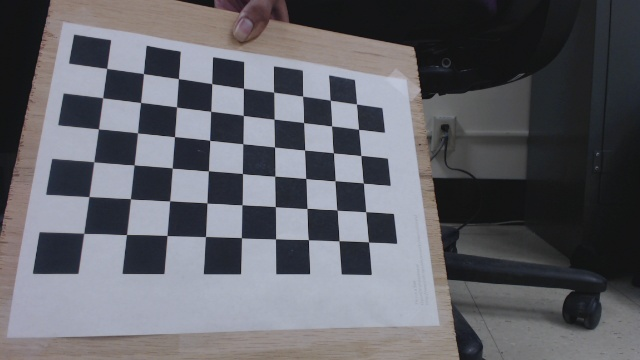
//> input picture intrinsic_right/right10.jpg, 640 x 360 px, given in place of test.jpg, which was not available
$ ./main   (built with g++ and OpenCV 4)
//> lines starting //> are read from the running program, lines starting //| are printed output that depends on the picture; after the words box and inside, x2 and y2 are one past the last pixel; in counts of white or black regions, pixels touching at a corner belong together; pictures that were not available may be replaced by others from this repository, and a replacement may not be noted
### marker.h
#ifndef MARKER_H
#define MARKER_H


class marker
{
public:
    marker();
    int get_xPOS();
    int get_yPOS();
    void set_xPOS(int x);
    void set_yPOS(int y);

private:
    int xPOS, yPOS;
};

#endif // MARKER_H

### main.cpp
#include <sstream>
#include <string>
#include <iostream>
#include <opencv/highgui.h>
#include <opencv/cv.h>
#include <opencv2/opencv.hpp>
#include <opencv2/imgproc/imgproc.hpp>
#include "opencv2/highgui/highgui.hpp"
#include "opencv2/imgproc/imgproc.hpp"
#include <stdio.h>
#include <stdlib.h>
#include "marker.h"
#include <vector>

using namespace cv;
using namespace std;

//initial min and max HSV filter values.
//these will be changed using trackbars
static int H_MIN = 0;
static int H_MAX = 256;
static int S_MIN = 0;
static int S_MAX = 256;
static int V_MIN = 0;
static int V_MAX = 256;
//default capture width and height
const int FRAME_WIDTH = 640;
const int FRAME_HEIGHT = 480;
//max number of objects to be detected in frame
const int MAX_NUM_OBJECTS=50;
//minimum and maximum object area
const int MIN_OBJECT_AREA = 40*40;
const int MAX_OBJECT_AREA = static_cast<int>(FRAME_HEIGHT*FRAME_WIDTH/1.5);
//names that will appear at the top of each window
const string windowName = "Original Image";
const string windowName1 = "HSV Image";
const string windowName2 = "Thresholded Image";
const string windowName3 = "After Morphological Operations";
const string trackbarWindowName = "Trackbars";
void on_trackbar( int, void* )
{//This function gets called whenever a
    // trackbar position is changed
}
string intToString(int number){
    std::stringstream ss;
    ss << number;
    return ss.str();
}
void createTrackbars(){
    //create window for trackbars

    namedWindow(trackbarWindowName,0);
    //create memory to store trackbar name on window
    char TrackbarName[50];
    sprintf( TrackbarName, "H_MIN", H_MIN);
    sprintf( TrackbarName, "H_MAX", H_MAX);
    sprintf( TrackbarName, "S_MIN", S_MIN);
    sprintf( TrackbarName, "S_MAX", S_MAX);
    sprintf( TrackbarName, "V_MIN", V_MIN);
    sprintf( TrackbarName, "V_MAX", V_MAX);
    //create trackbars and insert them into window
    //3 parameters are: the address of the variable that is changing when the trackbar is moved(eg.H_LOW),
    //the max value the trackbar can move (eg. H_HIGH),
    //and the function that is called whenever the trackbar is moved(eg. on_trackbar)
    //                                  ---->    ---->     ---->
    createTrackbar( "H_MIN", trackbarWindowName, &H_MIN, H_MAX, on_trackbar );
    createTrackbar( "H_MAX", trackbarWindowName, &H_MAX, H_MAX, on_trackbar );
    createTrackbar( "S_MIN", trackbarWindowName, &S_MIN, S_MAX, on_trackbar );
    createTrackbar( "S_MAX", trackbarWindowName, &S_MAX, S_MAX, on_trackbar );
    createTrackbar( "V_MIN", trackbarWindowName, &V_MIN, V_MAX, on_trackbar );
    createTrackbar( "V_MAX", trackbarWindowName, &V_MAX, V_MAX, on_trackbar );

    //mark has hue 12-40 (apox.), set position of trackbar
    setTrackbarPos("H_MIN", trackbarWindowName, 17); //12*360/255
    setTrackbarPos("H_MAX", trackbarWindowName, 57); //40*360/255
}
void drawObject(vector<marker> markers,Mat &frame){
    unsigned int i=0;
    for(i=0;i <markers.size();i++)
    {
        int x=markers.at(i).get_xPOS();
        int y=markers.at(i).get_yPOS();
        cv::circle(frame,cv::Point(x,y),10,cv::Scalar(0,0,255));
        cv::putText(frame,intToString(x)+ " , " + intToString(y),cv::Point(x,y+20),1,1,Scalar(0,255,0));
    }
}
void morphOps(Mat &thresh){

    //create structuring element that will be used to "dilate" and "erode" image.
    //the element chosen here is a 3px by 3px rectangle

    Mat erodeElement = getStructuringElement( MORPH_RECT,Size(3,3));
    //dilate with larger element so make sure object is nicely visible
    Mat dilateElement = getStructuringElement( MORPH_RECT,Size(8,8));

    erode(thresh,thresh,erodeElement);
    erode(thresh,thresh,erodeElement);


    dilate(thresh,thresh,dilateElement);
    dilate(thresh,thresh,dilateElement);

}
void trackFilteredObject(Mat threshold,Mat HSV, Mat &cameraFeed){

    vector<marker> markers;

    Mat temp;
    threshold.copyTo(temp);
    //these two vectors needed for output of findContours
    vector< vector<Point> > contours;
    vector<Vec4i> hierarchy;
    //find contours of filtered image using openCV findContours function
    //temp=image input, contours = output array of arrays of points, hierarchy=array output of parent and child(?), mode, method
    findContours(temp,contours,hierarchy,CV_RETR_CCOMP,CV_CHAIN_APPROX_SIMPLE );
    //use moments method to find our filtered object
    double refArea = 0;
    bool objectFound = false;
    if (hierarchy.size() > 0) {
        unsigned int numObjects = hierarchy.size();
        //if number of objects greater than MAX_NUM_OBJECTS we have a noisy filter
        if(numObjects<MAX_NUM_OBJECTS){

            for (int index = 0; index >= 0; index = hierarchy[index][0]) {

                Moments moment = moments((cv::Mat)contours[index]);
                double area = moment.m00;
                //refArea = arcLength(contours,true);

                Point2f center;
                float radius = 0;
                minEnclosingCircle(contours[index], center, radius); //does this work?
//https://docs.opencv.org/3.4/d3/dc0/group__imgproc__shape.html#ga8d26483c636be6b35c3ec6335798a47c
                circle(temp, center, cvRound(radius), Scalar(0, 255, 255), 1, LINE_AA);
                imshow( "circles", temp );

                //if the area is less than 20 px by 20px then it is probably just noise
                //if the area is the same as the 3/2 of the image size, probably just a bad filter
                //we only want the object with the largest area so we safe a reference area each
                //iteration and compare it to the area in the next iteration.

                if(area>MIN_OBJECT_AREA){
                    marker mark;
                    mark.set_xPOS(moment.m10/area);
                    mark.set_yPOS(moment.m01/area);

                    markers.push_back(mark);

                    objectFound = true;

                }else objectFound = false;


            }
            //let user know you found an object
            if(objectFound ==true){
                //draw object location on screen
                drawObject(markers, cameraFeed);}

        }else putText(cameraFeed,"TOO MUCH NOISE! ADJUST FILTER",Point(0,50),1,2,Scalar(0,0,255),2);
    }
}

int main()
{
    bool usingVideo = false; //if false, using image (make sure you change the path)
    bool calibrationMode = false; //if we would like to calibrate our filter values, set to true.

    //Matrix to store each frame of the webcam feed

    if(usingVideo)
    {
        Mat cameraFeed;
        Mat threshold;
        Mat HSV;

        if(calibrationMode){
            //create slider bars for HSV filtering
            createTrackbars();
        }
        //video capture object to acquire webcam feed
        VideoCapture capture(0);
        //open capture object at location zero (default location for webcam)
        if(!capture.isOpened())
        {
            cout << "Problem opening camera main.cpp:166";
            return 0;
        }
        //set height and width of capture frame
        capture.set(CV_CAP_PROP_FRAME_WIDTH,FRAME_WIDTH);
        capture.set(CV_CAP_PROP_FRAME_HEIGHT,FRAME_HEIGHT);


        //start an infinite loop where webcam feed is copied to cameraFeed matrix
        //all of our operations will be performed within this loop
        int stop=0;
        while (0==stop){
            //store image to matrix
            if(!capture.read(cameraFeed))
            {
                cout << "couldnt read feed";
                continue;
            }
            //convert frame from BGR to HSV colorspace
            cvtColor(cameraFeed,HSV,COLOR_BGR2HSV);

            if(calibrationMode==true){
                //if in calibration mode, we track objects based on the HSV slider values.
                cvtColor(cameraFeed,HSV,COLOR_BGR2HSV);
                inRange(HSV,Scalar(H_MIN,S_MIN,V_MIN),Scalar(H_MAX,S_MAX,V_MAX),threshold);
                morphOps(threshold);
                imshow(windowName2,threshold);
                trackFilteredObject(threshold,HSV,cameraFeed);
            }

            //show frames
            //imshow(windowName2,threshold);

            imshow(windowName,cameraFeed);
            //imshow(windowName1,HSV);

            //image will not appear without this waitKey() command
            switch(waitKey(0))//listen for 10ms for a key to be pressed and so that screen can refresh
            {
            case 27:
                //'esc' has been pressed (ASCII value for 'esc' is 27)
                //exit program.
                cout << "esc has been pressed\n";
                stop=1;
                break;
            }
        }
    }


    else //not using video
    {
        Mat inputImage = cv::imread("/home/bruno/Desktop/test.jpg");
//> inputImage is the input picture: 360 rows x 640 cols, CV_8UC3; mean B, G, R 104.4, 98, 97.5
        Mat HSV;
        Mat threshold;

        if(!inputImage.empty())
        {
            imshow("Display Image", inputImage);
        }
        else
        {
            cout << "\nNo image found\n";
            return 0;
        }

        //waitKey(0);

        cvtColor(inputImage,HSV,COLOR_BGR2HSV);
//> HSV: 360 rows x 640 cols, CV_8UC3; mean H, S, V 89.3, 33.3, 107.1

        createTrackbars(); //these dont work on images (static) but has values for orange hue
        //if in calibration mode, we track objects based on the HSV slider values.
        cvtColor(inputImage,HSV,COLOR_BGR2HSV);
        inRange(HSV,Scalar(H_MIN,S_MIN,V_MIN),Scalar(H_MAX,S_MAX,V_MAX),threshold);
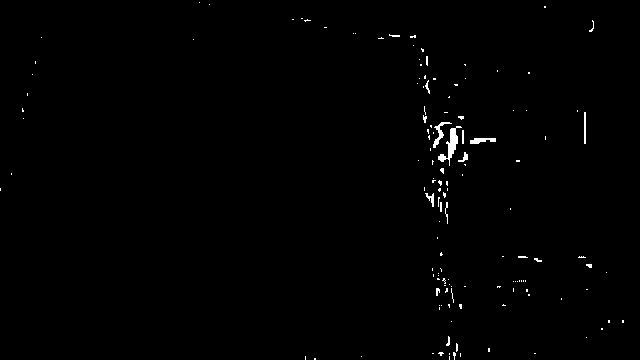
//> threshold: 360 rows x 640 cols, CV_8UC1; 0.65% white; 138 white regions (123 under 20 px), largest, box (x1, y1, x2, y2) and area: (438, 126, 462, 166) 278, (433, 122, 452, 148) 128, (470, 138, 496, 144) 107
        morphOps(threshold);
//> in morphOps, `dilate(thresh,thresh,dilateElement);`:
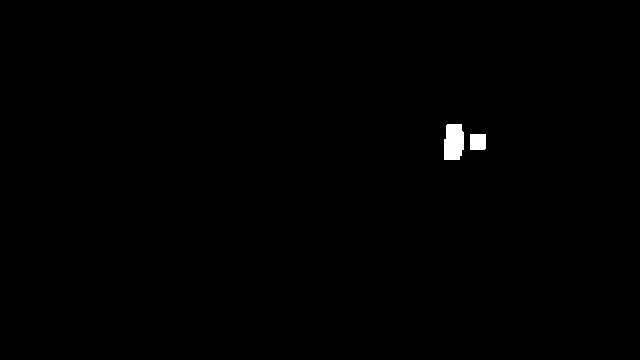
//> thresh: 360 rows x 640 cols, CV_8UC1; 0.39% white; 2 white regions
        imshow(windowName2,threshold);
        trackFilteredObject(threshold,HSV,inputImage);
//> in trackFilteredObject, `findContours(temp,contours,hierarchy,CV_RETR_CCOMP,CV_CHAIN_APPROX_SIM..`: contours = 2 contours; box (x1, y1, x2, y2) and area: (444, 124, 464, 160) 594, (470, 134, 486, 150) 224
//> in trackFilteredObject, `unsigned int numObjects = hierarchy.size();`: numObjects = 2
//> the loop in trackFilteredObject, `for (int index = 0; index >= 0; index = hierarchy[index][0])` made 2 passes
//> (area, center, radius) on passes 1 to 2: (224.5, Point(477.5, 141.5), 10.61), (594, Point(452.5, 141.5), 19.46)
//> after the loop in trackFilteredObject, `for (int index = 0; index >= 0; index = hierarchy[index][0])`: markers = 0 items

        waitKey(0);
    }

    return 0;
}

$ run again, on intrinsic_right/right11.jpg
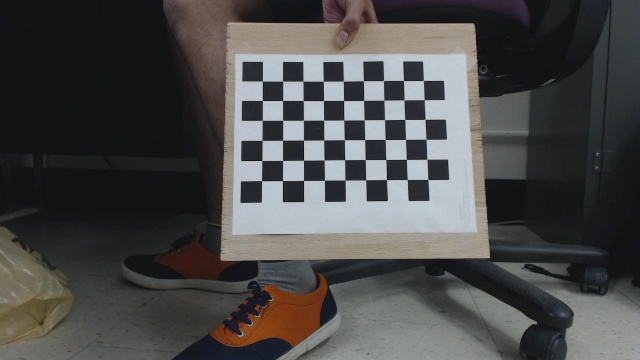
//> input picture intrinsic_right/right11.jpg, 640 x 360 px, given in place of test.jpg, which was not available
//> inputImage is the input picture: 360 rows x 640 cols, CV_8UC3; mean B, G, R 73.5, 74.4, 74.7
//> HSV: 360 rows x 640 cols, CV_8UC3; mean H, S, V 69, 31.8, 79.2
//> `inRange(HSV,Scalar(H_MIN,S_MIN,V_MIN),Scalar(H_MAX,S_MAX,V_MAX),thresh..`:
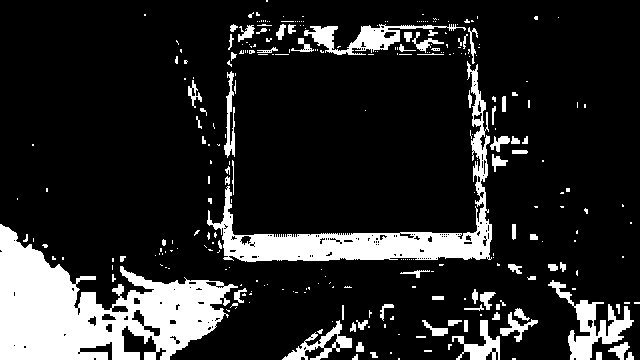
//> threshold: 360 rows x 640 cols, CV_8UC1; 15.7% white; 289 white regions (211 under 20 px), largest, box (x1, y1, x2, y2) and area: (0, 224, 238, 360) 16403, (207, 61, 492, 262) 8513, (548, 280, 634, 360) 2028
//> contours = 18 contours; largest, box (x1, y1, x2, y2) and area: (0, 221, 246, 360) 20223, (210, 186, 496, 268) 10650, (548, 278, 640, 360) 4177, (467, 67, 524, 198) 3201, (428, 305, 530, 360) 3070
//> numObjects = 18
//> the loop in trackFilteredObject, `for (int index = 0; index >= 0; index = hierarchy[index][0])` made 16 passes
//> (area, center, radius) on passes 1 to 8: (1831, Point(324.5, 350.5), 45.3), (3070.5, Point(478.5, 325), 52.97), (523, Point(482.5, 296), 16.56), (4177, Point(593.5, 318.5), 60.91), (240, Point(553.5, 268), 10.97), (224.5, Point(513.5, 267.5), 10.61), (225, Point(533.5, 237.5), 10.61), (20223, Point(113.1, 290), 132.5)
//> after the loop in trackFilteredObject, `for (int index = 0; index >= 0; index = hierarchy[index][0])`:
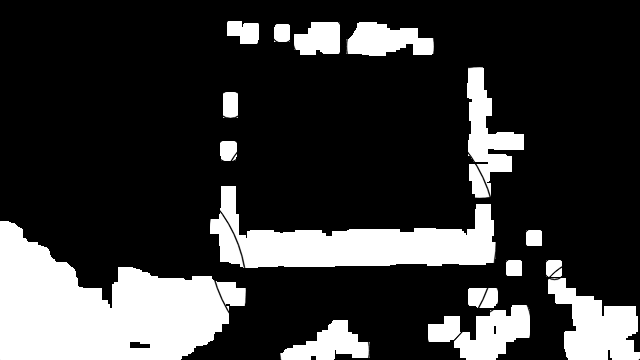
//> temp: 360 rows x 640 cols, CV_8UC1; min 0, max 255, mean 55.8

$ run again, on intrinsic_right/right12.jpg
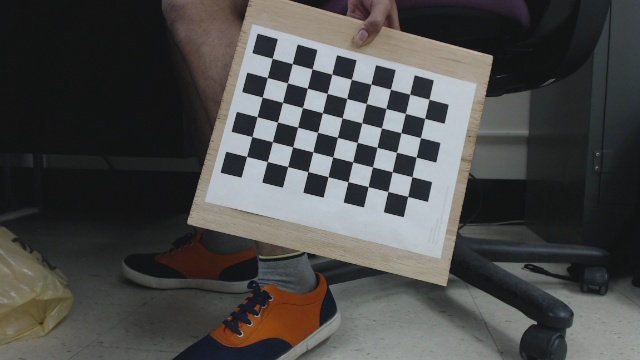
//> input picture intrinsic_right/right12.jpg, 640 x 360 px, given in place of test.jpg, which was not available
//> inputImage is the input picture: 360 rows x 640 cols, CV_8UC3; mean B, G, R 73.3, 74.4, 74.7
//> HSV: 360 rows x 640 cols, CV_8UC3; mean H, S, V 68.7, 31.8, 79.1
//> `inRange(HSV,Scalar(H_MIN,S_MIN,V_MIN),Scalar(H_MAX,S_MAX,V_MAX),thresh..`:
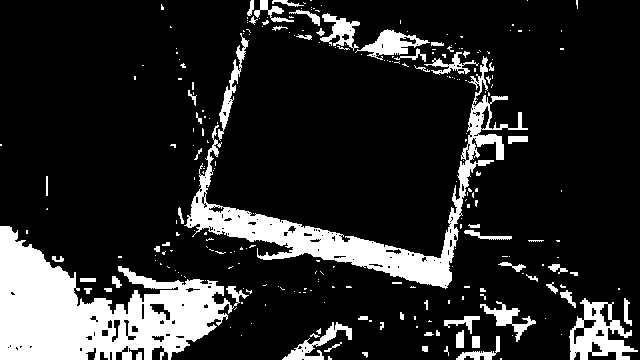
//> threshold: 360 rows x 640 cols, CV_8UC1; 16% white; 259 white regions (195 under 20 px), largest, box (x1, y1, x2, y2) and area: (0, 226, 249, 360) 16430, (184, 56, 528, 289) 10171, (569, 298, 638, 360) 1994
//> contours = 18 contours; largest, box (x1, y1, x2, y2) and area: (0, 222, 244, 360) 20196, (187, 99, 534, 293) 15406, (566, 298, 636, 360) 3164, (308, 10, 364, 51) 1638, (280, 320, 358, 360) 1488
//> numObjects = 18
//> the loop in trackFilteredObject, `for (int index = 0; index >= 0; index = hierarchy[index][0])` made 17 passes
//> (area, center, radius) on passes 1 to 8: (210, Point(425.5, 349), 10.26), (1488.5, Point(318.5, 341.5), 42.29), (1381.5, Point(475.5, 337.9), 30.15), (1057, Point(511, 320.5), 25.52), (3164, Point(600.5, 334.8), 42.13), (270, Point(566, 295.5), 11.72), (225, Point(555.5, 267.5), 10.61), (20195.5, Point(112.2, 290.5), 131.4)
//> after the loop in trackFilteredObject, `for (int index = 0; index >= 0; index = hierarchy[index][0])`:
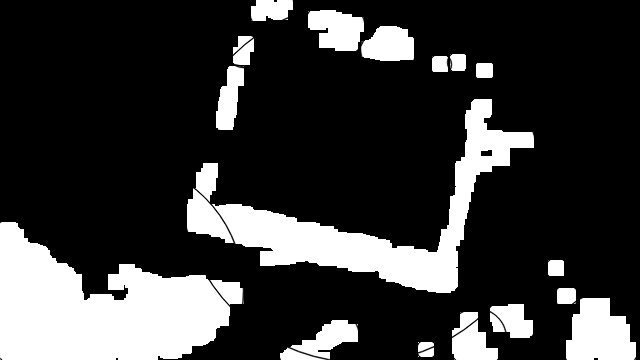
//> temp: 360 rows x 640 cols, CV_8UC1; min 0, max 255, mean 56.2
